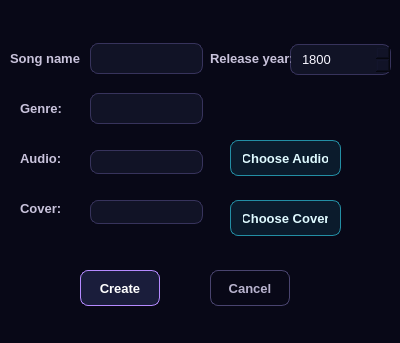
<?xml version="1.0" encoding="UTF-8"?>
<ui version="4.0">
 <class>CreateSongDialog</class>
 <widget class="QDialog" name="CreateSongDialog">
  <property name="geometry">
   <rect>
    <x>0</x>
    <y>0</y>
    <width>400</width>
    <height>343</height>
   </rect>
  </property>
  <property name="windowTitle">
   <string>Dialog</string>
  </property>
  <property name="styleSheet">
   <string notr="true">/* =========================================
   SHARED DARK SYNTHWAVE FOUNDATION
   ========================================= */

QWidget {
    color: #F7F5FF;
    font-family: &quot;Segoe UI&quot;;
    font-size: 10pt;
}

QDialog,
QMainWindow {
    background-color: #080817;
}

/* ---------- Labels ---------- */

QLabel {
    color: #F7F5FF;
    background-color: transparent;
}

/* ---------- Text inputs ---------- */

QLineEdit,
QTextEdit,
QSpinBox,
QComboBox {
    color: #F7F5FF;
    background-color: rgba(17, 19, 39, 235);

    border: 1px solid #37335C;
    border-radius: 8px;

    padding: 6px 9px;

    selection-background-color: #8B5CF6;
    selection-color: white;
}

QLineEdit:hover,
QTextEdit:hover,
QSpinBox:hover,
QComboBox:hover {
    border-color: #625A92;
}

QLineEdit:focus,
QTextEdit:focus,
QSpinBox:focus,
QComboBox:focus {
    background-color: #151831;
    border: 1px solid #27D7F2;
}

QLineEdit:disabled,
QTextEdit:disabled,
QSpinBox:disabled,
QComboBox:disabled {
    color: #686581;
    background-color: #0E1022;
    border-color: #25233D;
}

/* ---------- Combo box ---------- */

QComboBox::drop-down {
    width: 25px;
    border: none;
}

QComboBox QAbstractItemView {
    color: #F7F5FF;
    background-color: #14162D;

    border: 1px solid #534B82;
    border-radius: 7px;

    padding: 4px;
    outline: none;

    selection-color: white;
    selection-background-color: #734BD1;
}

/* ---------- Buttons ---------- */

QPushButton {
    min-height: 30px;

    color: #F7F5FF;
    background-color: #1A1D3B;

    border: 1px solid #49446F;
    border-radius: 8px;

    padding: 2px 12px;

    font-weight: 600;
}

QPushButton:hover {
    background-color: #27264D;
    border-color: #9B7CFF;
}

QPushButton:pressed {
    background-color: #342A68;
    border-color: #F15BB5;
}

QPushButton:focus {
    border-color: #27D7F2;
}

QPushButton:disabled {
    color: #686581;
    background-color: #101225;
    border-color: #282640;
}

/* ---------- Lists ---------- */

QListWidget {
    color: #F7F5FF;
    background-color: rgba(14, 16, 35, 238);

    border: 1px solid #302D52;
    border-radius: 12px;

    padding: 5px;
    outline: none;
}

QListWidget::item {
    min-height: 34px;

    margin: 2px;
    padding: 6px 9px;

    border-radius: 8px;
}

QListWidget::item:hover {
    background-color: rgba(93, 68, 157, 125);
}

QListWidget::item:selected {
    color: white;
    background-color: #6842C2;
}

/* ---------- Scrollbars ---------- */

QScrollBar:vertical {
    width: 10px;

    background-color: transparent;

    margin: 5px 2px 5px 0;
}

QScrollBar::handle:vertical {
    min-height: 30px;

    background-color: #4C4477;
    border-radius: 5px;
}

QScrollBar::handle:vertical:hover {
    background-color: #8B5CF6;
}

QScrollBar::add-line:vertical,
QScrollBar::sub-line:vertical,
QScrollBar::add-page:vertical,
QScrollBar::sub-page:vertical {
    height: 0;
    background-color: transparent;
}

/* ---------- Radio buttons ---------- */

QRadioButton {
    color: #D8D4EC;
    spacing: 7px;
}

QRadioButton::indicator {
    width: 15px;
    height: 15px;

    background-color: #111327;

    border: 1px solid #625A92;
    border-radius: 8px;
}

QRadioButton::indicator:hover {
    border-color: #27D7F2;
}

QRadioButton::indicator:checked {
    background-color: #F15BB5;
    border: 4px solid #211B43;
}

/* ---------- Sliders ---------- */

QSlider::groove:horizontal {
    height: 6px;

    background-color: #292642;
    border-radius: 3px;
}

QSlider::sub-page:horizontal {
    background: qlineargradient(
        x1: 0,
        y1: 0,
        x2: 1,
        y2: 0,
        stop: 0 #27D7F2,
        stop: 0.52 #8B5CF6,
        stop: 1 #F15BB5
    );

    border-radius: 3px;
}

QSlider::add-page:horizontal {
    background-color: #292642;
    border-radius: 3px;
}

QSlider::handle:horizontal {
    width: 15px;

    margin: -5px 0;

    background-color: #F7F5FF;

    border: 2px solid #A66CFF;
    border-radius: 8px;
}

QSlider::handle:horizontal:hover {
    background-color: #27D7F2;
    border-color: white;
}

/* ---------- Tooltips ---------- */

QToolTip {
    color: white;
    background-color: #171A35;

    border: 1px solid #8B5CF6;
    border-radius: 5px;

    padding: 5px;
}

/* ---------- Message boxes ---------- */

QMessageBox {
    background-color: #0D0F20;
}

QMessageBox QLabel {
    min-width: 260px;
    color: #F7F5FF;
}

QMessageBox QPushButton {
    min-width: 84px;
}

/* CREATE SONG */

QDialog#CreateSongDialog {
    background: qlineargradient(
        x1: 0,
        y1: 0,
        x2: 1,
        y2: 1,
        stop: 0 #08111F,
        stop: 0.5 #11142D,
        stop: 1 #27153E
    );
}

QLabel#label,
QLabel#label_2,
QLabel#label_3,
QLabel#label_4,
QLabel#label_5 {
    color: #C9C3DC;
    font-weight: 600;
}

QPushButton#createButton {
    color: white;

    background: qlineargradient(
        x1: 0,
        y1: 0,
        x2: 1,
        y2: 0,
        stop: 0 #6941C6,
        stop: 0.55 #8B5CF6,
        stop: 1 #D946A5
    );

    border-color: #B58AFF;
}

QPushButton#createButton:hover {
    border-color: #27D7F2;
}

QPushButton#chooseAudioButton,
QPushButton#chooseCoverButton {
    color: #DFFAFF;
    background-color: rgba(39, 215, 242, 24);
    border-color: #238EA4;
}

QPushButton#chooseAudioButton:hover,
QPushButton#chooseCoverButton:hover {
    color: #07151A;
    background-color: #27D7F2;
}

QPushButton#cancelButton {
    color: #B9B4CF;
    background-color: transparent;
}</string>
  </property>
  <widget class="QLineEdit" name="songNameLineEdit">
   <property name="geometry">
    <rect>
     <x>90</x>
     <y>43</y>
     <width>113</width>
     <height>31</height>
    </rect>
   </property>
  </widget>
  <widget class="QSpinBox" name="releaseYearSpinBox">
   <property name="geometry">
    <rect>
     <x>290</x>
     <y>44</y>
     <width>101</width>
     <height>31</height>
    </rect>
   </property>
   <property name="minimum">
    <number>1800</number>
   </property>
   <property name="maximum">
    <number>2027</number>
   </property>
  </widget>
  <widget class="QLineEdit" name="genreLineEdit">
   <property name="geometry">
    <rect>
     <x>90</x>
     <y>93</y>
     <width>113</width>
     <height>31</height>
    </rect>
   </property>
  </widget>
  <widget class="QLineEdit" name="audioPathLineEdit">
   <property name="geometry">
    <rect>
     <x>90</x>
     <y>150</y>
     <width>113</width>
     <height>24</height>
    </rect>
   </property>
   <property name="readOnly">
    <bool>true</bool>
   </property>
  </widget>
  <widget class="QPushButton" name="chooseAudioButton">
   <property name="geometry">
    <rect>
     <x>230</x>
     <y>140</y>
     <width>111</width>
     <height>36</height>
    </rect>
   </property>
   <property name="text">
    <string>Choose Audio</string>
   </property>
  </widget>
  <widget class="QLineEdit" name="coverPathLineEdit">
   <property name="geometry">
    <rect>
     <x>90</x>
     <y>200</y>
     <width>113</width>
     <height>24</height>
    </rect>
   </property>
   <property name="readOnly">
    <bool>true</bool>
   </property>
  </widget>
  <widget class="QLabel" name="label">
   <property name="geometry">
    <rect>
     <x>10</x>
     <y>50</y>
     <width>71</width>
     <height>16</height>
    </rect>
   </property>
   <property name="text">
    <string>Song name: </string>
   </property>
  </widget>
  <widget class="QLabel" name="label_2">
   <property name="geometry">
    <rect>
     <x>210</x>
     <y>50</y>
     <width>81</width>
     <height>16</height>
    </rect>
   </property>
   <property name="text">
    <string>Release year:</string>
   </property>
  </widget>
  <widget class="QLabel" name="label_3">
   <property name="geometry">
    <rect>
     <x>20</x>
     <y>100</y>
     <width>49</width>
     <height>16</height>
    </rect>
   </property>
   <property name="text">
    <string>Genre:</string>
   </property>
  </widget>
  <widget class="QLabel" name="label_4">
   <property name="geometry">
    <rect>
     <x>20</x>
     <y>150</y>
     <width>49</width>
     <height>16</height>
    </rect>
   </property>
   <property name="text">
    <string>Audio:</string>
   </property>
  </widget>
  <widget class="QLabel" name="label_5">
   <property name="geometry">
    <rect>
     <x>20</x>
     <y>200</y>
     <width>49</width>
     <height>16</height>
    </rect>
   </property>
   <property name="text">
    <string>Cover:</string>
   </property>
  </widget>
  <widget class="QPushButton" name="chooseCoverButton">
   <property name="geometry">
    <rect>
     <x>230</x>
     <y>200</y>
     <width>111</width>
     <height>36</height>
    </rect>
   </property>
   <property name="text">
    <string>Choose Cover</string>
   </property>
  </widget>
  <widget class="QPushButton" name="cancelButton">
   <property name="geometry">
    <rect>
     <x>210</x>
     <y>270</y>
     <width>80</width>
     <height>36</height>
    </rect>
   </property>
   <property name="text">
    <string>Cancel</string>
   </property>
  </widget>
  <widget class="QPushButton" name="createButton">
   <property name="geometry">
    <rect>
     <x>80</x>
     <y>270</y>
     <width>80</width>
     <height>36</height>
    </rect>
   </property>
   <property name="text">
    <string>Create</string>
   </property>
  </widget>
 </widget>
 <resources/>
 <connections/>
</ui>
